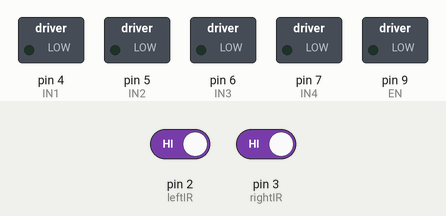
Bench run of a sketch on a simulated Arduino Uno, built with avr-gcc and run on an emulated ATmega328P. Shown: switched loads named in the sketch (green lamp = pin HIGH). The inputs (shaded band) are chosen by the test bench; at power-on: pin 2 (leftIR) HIGH, pin 3 (rightIR) HIGH. What the sketch prints to the serial monitor is not drawn.

Above: at 1.5 s.
1.6 s: pin 2 (leftIR) driven LOW
At 2.8 s:
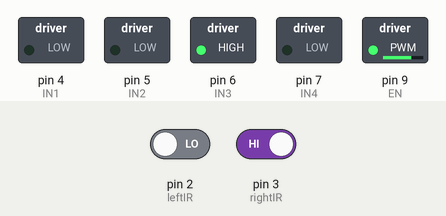
3.1 s: pin 3 (rightIR) driven LOW
At 4.1 s:
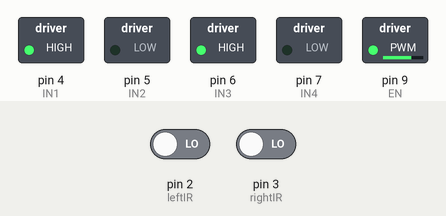
4.6 s: pin 2 (leftIR) driven HIGH
At 5.1 s:
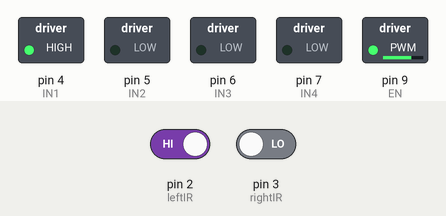
6.1 s: pin 3 (rightIR) driven HIGH
At 7.5 s:
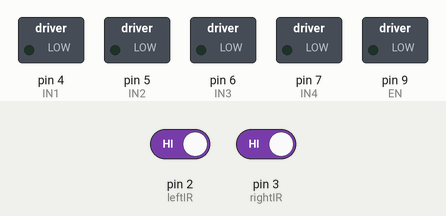
Timing chart, 0 to 8.6 s (numbered marks = the images above; inputs shaded):
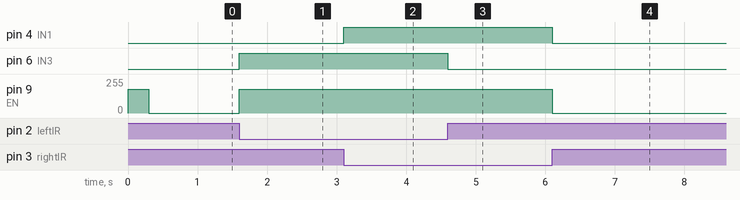

Measured:
- after the input at 1.6 s, pin 6 (IN3): LOW → HIGH at once; pin 9 (EN): 0/255 → 180/255 at once
- after the input at 3.1 s, pin 4 (IN1): LOW → HIGH at once
- after the input at 4.6 s, pin 6 (IN3): HIGH → LOW at once
- after the input at 6.1 s, pin 4 (IN1): HIGH → LOW at once; pin 9 (EN): 180/255 → 0/255 at once

The sketch:

test8.ino
```cpp
// this program is for line following robot
// IR Sensors
#define leftIR   2
#define rightIR  3

// Motor Pins
#define IN1  4
#define IN2  5
#define IN3  6
#define IN4  7
#define EN   9     // Shared enable pin for both motors

// Speeds
const int SPEED = 180;          // 0–255

void setup() {
  Serial.begin(115200);

  pinMode(leftIR, INPUT);
  pinMode(rightIR, INPUT);

  pinMode(IN1, OUTPUT);
  pinMode(IN2, OUTPUT);
  pinMode(IN3, OUTPUT);
  pinMode(IN4, OUTPUT);
  pinMode(EN, OUTPUT);

  analogWrite(EN, SPEED);

  Serial.println("Line follower started");
  delay(300);
}

void loop() {
  int left  = digitalRead(leftIR);
  int right = digitalRead(rightIR);

  // Optional debug (uncomment while testing)
  // Serial.print("L:"); Serial.print(left);
  // Serial.print(" R:"); Serial.println(right);

  if (left == 0 && right == 0) {
    moveForward();
  }
  else if (left == 0 && right == 1) {
    turnLeft();
  }
  else if (left == 1 && right == 0) {
    turnRight();
  }
  else {
    stopRobot();
  }

  delay(8);   // small delay for stability
}

// -------------------- Motor Functions --------------------

void moveForward() {
  analogWrite(EN, SPEED);
  digitalWrite(IN1, HIGH);
  digitalWrite(IN2, LOW);
  digitalWrite(IN3, HIGH);
  digitalWrite(IN4, LOW);
}

void turnLeft() {
  // Left motor stopped, right motor running
  analogWrite(EN, SPEED);
  digitalWrite(IN1, LOW);   // Left motor OFF
  digitalWrite(IN2, LOW);
  digitalWrite(IN3, HIGH);  // Right motor ON
  digitalWrite(IN4, LOW);
}

void turnRight() {
  // Right motor stopped, left motor running
  analogWrite(EN, SPEED);
  digitalWrite(IN1, HIGH);  // Left motor ON
  digitalWrite(IN2, LOW);
  digitalWrite(IN3, LOW);   // Right motor OFF
  digitalWrite(IN4, LOW);
}

void stopRobot() {
  analogWrite(EN, 0);       // Stop both motors
  digitalWrite(IN1, LOW);
  digitalWrite(IN2, LOW);
  digitalWrite(IN3, LOW);
  digitalWrite(IN4, LOW);
}
```
